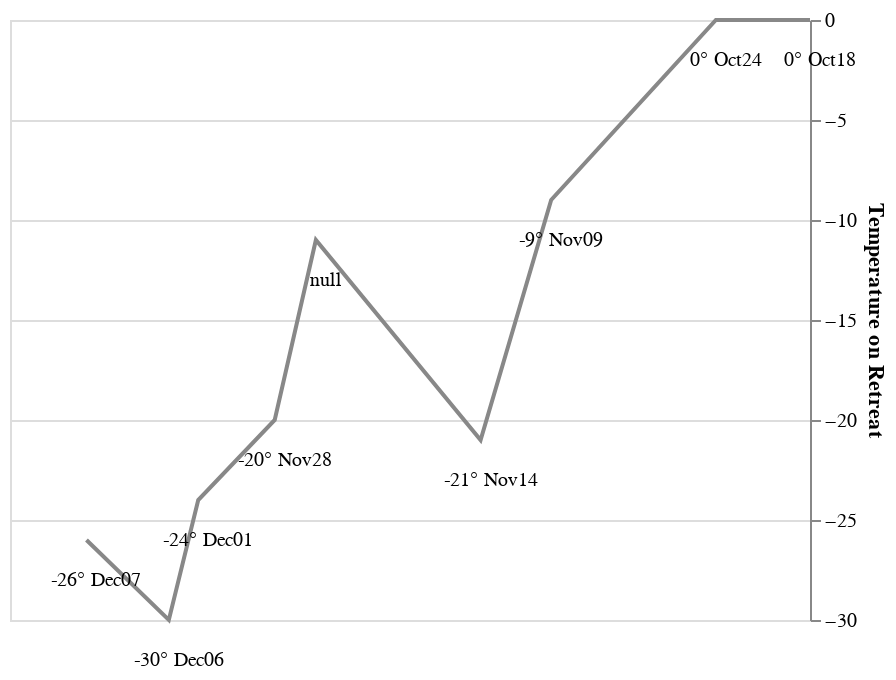

Source (notebook cell):
### Code cell
x_encode = alt.X(
    'long:Q',
    scale = alt.Scale(
        domain=[cities["long"].min(),cities["long"].max()]
    ),
    axis=None
)

y_encode = alt.Y(
    'temp',
    axis = alt.Axis(
        title="Temperature on Retreat",
        grid=True,
        orient='right'
    )
)

temperatures_chart = alt.Chart(temperature).mark_line(
    color="#888888"
).encode(
    x=x_encode,
    y=y_encode
) + alt.Chart(temperature).mark_text(
    dx=5, dy=20,
    font="Cardo",
    fontSize=10
).encode(
    x=x_encode,
    y=y_encode,
    text='label'
)

temperatures_chart

### Figure 1 — Vega-Lite specification as saved in the notebook (floating-point values rounded to 4 significant figures)
{"config": {"view": {"continuousWidth": 400, "continuousHeight": 300}}, "layer": [{"mark": {"type": "line", "color": "#888888"}, "encoding": {"x": {"axis": null, "field": "long", "scale": {"domain": [24.0, 37.6]}, "type": "quantitative"}, "y": {"axis": {"grid": true, "orient": "right", "title": "Temperature on Retreat"}, "field": "temp", "type": "quantitative"}}}, {"mark": {"type": "text", "dx": 5, "dy": 20, "font": "Cardo", "fontSize": 10}, "encoding": {"text": {"field": "label", "type": "nominal"}, "x": {"axis": null, "field": "long", "scale": {"domain": [24.0, 37.6]}, "type": "quantitative"}, "y": {"axis": {"grid": true, "orient": "right", "title": "Temperature on Retreat"}, "field": "temp", "type": "quantitative"}}}], "data": {"name": "data-596e2e62bb4db06076a52901461208bc"}, "$schema": "https://vega.github.io/schema/vega-lite/v4.17.0.json", "datasets": {"data-596e2e62bb4db06076a52901461208bc": [{"long": 37.6, "temp": 0, "days": 6, "date": "Oct18", "label": "0° Oct18"}, {"long": 36.0, "temp": 0, "days": 6, "date": "Oct24", "label": "0° Oct24"}, {"long": 33.2, "temp": -9, "days": 16, "date": "Nov09", "label": "-9° Nov09"}, {"long": 32.0, "temp": -21, "days": 5, "date": "Nov14", "label": "-21° Nov14"}, {"long": 29.2, "temp": -11, "days": 10, "date": null, "label": null}, {"long": 28.5, "temp": -20, "days": 4, "date": "Nov28", "label": "-20° Nov28"}, {"long": 27.2, "temp": -24, "days": 3, "date": "Dec01", "label": "-24° Dec01"}, {"long": 26.7, "temp": -30, "days": 5, "date": "Dec06", "label": "-30° Dec06"}, {"long": 25.3, "temp": -26, "days": 1, "date": "Dec07", "label": "-26° Dec07"}]}}
